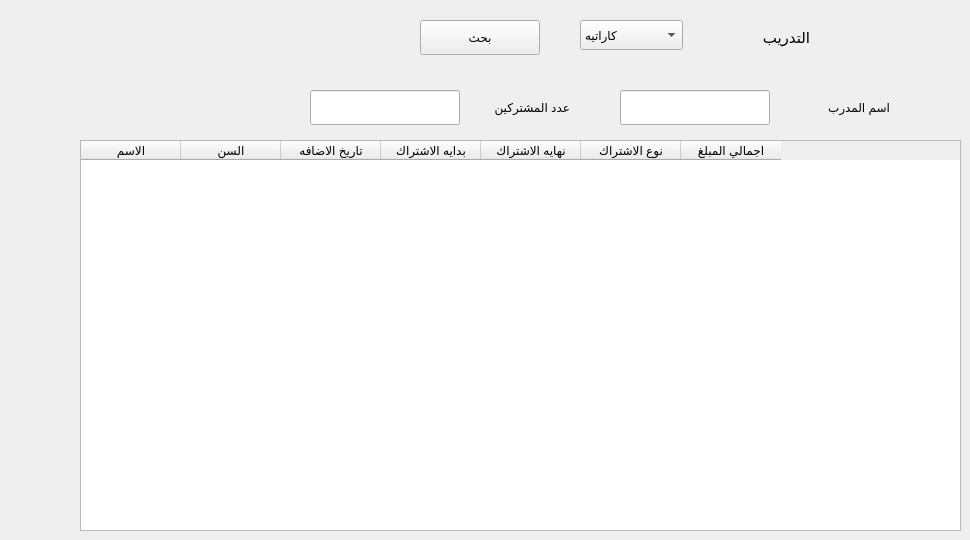
       <widget class="QWidget" name="tab_20">
        <attribute name="title">
         <string>كل الاشتراكات</string>
        </attribute>
        <widget class="QTableWidget" name="tableWidget_11">
         <property name="geometry">
          <rect>
           <x>80</x>
           <y>140</y>
           <width>881</width>
           <height>391</height>
          </rect>
         </property>
         <attribute name="verticalHeaderDefaultSectionSize">
          <number>30</number>
         </attribute>
         <column>
          <property name="text">
           <string>الاسم</string>
          </property>
         </column>
         <column>
          <property name="text">
           <string>السن</string>
          </property>
         </column>
         <column>
          <property name="text">
           <string>تاريخ الاضافه</string>
          </property>
         </column>
         <column>
          <property name="text">
           <string>بدايه الاشتراك</string>
          </property>
         </column>
         <column>
          <property name="text">
           <string>نهايه الاشتراك</string>
          </property>
         </column>
         <column>
          <property name="text">
           <string>نوع الاشتراك</string>
          </property>
         </column>
         <column>
          <property name="text">
           <string>اجمالي المبلغ</string>
          </property>
         </column>
        </widget>
        <widget class="QLabel" name="label_31">
         <property name="geometry">
          <rect>
           <x>710</x>
           <y>20</y>
           <width>100</width>
           <height>35</height>
          </rect>
         </property>
         <property name="font">
          <font>
           <pointsize>11</pointsize>
          </font>
         </property>
         <property name="text">
          <string>التدريب</string>
         </property>
        </widget>
        <widget class="QComboBox" name="comboBox_4">
         <property name="geometry">
          <rect>
           <x>580</x>
           <y>20</y>
           <width>103</width>
           <height>30</height>
          </rect>
         </property>
         <item>
          <property name="text">
           <string>كاراتيه</string>
          </property>
         </item>
         <item>
          <property name="text">
           <string>زومبا</string>
          </property>
         </item>
         <item>
          <property name="text">
           <string>باليه</string>
          </property>
         </item>
         <item>
          <property name="text">
           <string>جمباز</string>
          </property>
         </item>
         <item>
          <property name="text">
           <string>فتنس</string>
          </property>
         </item>
         <item>
          <property name="text">
           <string>رسم</string>
          </property>
         </item>
         <item>
          <property name="text">
           <string>موسيقي</string>
          </property>
         </item>
         <item>
          <property name="text">
           <string>اتيكيت</string>
          </property>
         </item>
         <item>
          <property name="text">
           <string>طبخ</string>
          </property>
         </item>
        </widget>
        <widget class="QLineEdit" name="lineEdit_99">
         <property name="geometry">
          <rect>
           <x>620</x>
           <y>90</y>
           <width>150</width>
           <height>35</height>
          </rect>
         </property>
        </widget>
        <widget class="QLabel" name="label_32">
         <property name="geometry">
          <rect>
           <x>790</x>
           <y>90</y>
           <width>100</width>
           <height>35</height>
          </rect>
         </property>
         <property name="text">
          <string>اسم المدرب</string>
         </property>
        </widget>
        <widget class="QLineEdit" name="lineEdit_138">
         <property name="geometry">
          <rect>
           <x>310</x>
           <y>90</y>
           <width>150</width>
           <height>35</height>
          </rect>
         </property>
         <property name="text">
          <string/>
         </property>
        </widget>
        <widget class="QLabel" name="label_44">
         <property name="geometry">
          <rect>
           <x>470</x>
           <y>90</y>
           <width>100</width>
           <height>35</height>
          </rect>
         </property>
         <property name="text">
          <string>عدد المشتركين</string>
         </property>
        </widget>
        <widget class="QPushButton" name="pushButton_26">
         <property name="geometry">
          <rect>
           <x>420</x>
           <y>20</y>
           <width>120</width>
           <height>35</height>
          </rect>
         </property>
         <property name="text">
          <string>بحث</string>
         </property>
        </widget>
       </widget>
